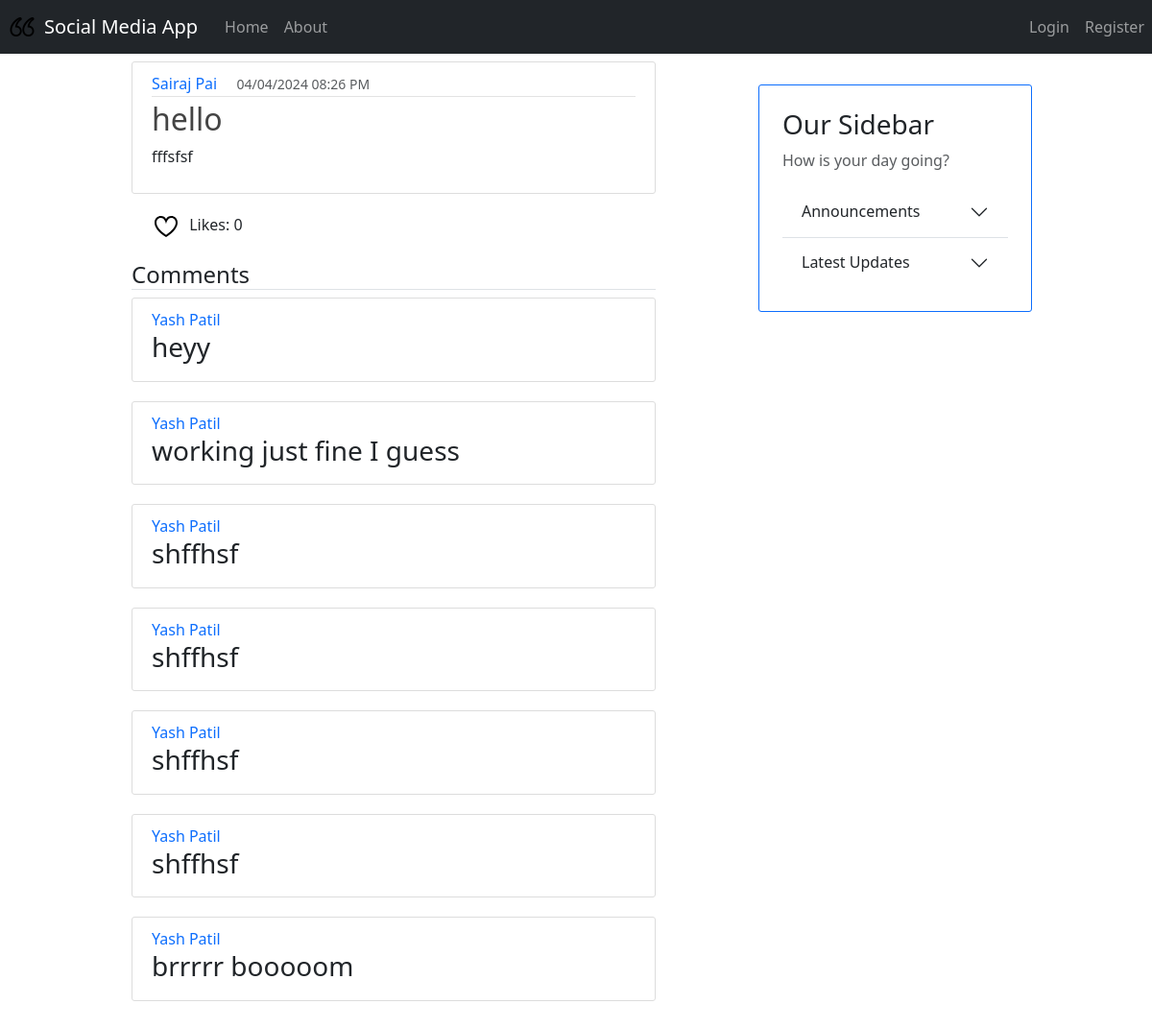
/post/1, run on the app's committed database.
### models.py (models this page shows, shortened)
class Base(DeclarativeBase): # pylint: disable=too-few-public-methods
    pass

class User(Base, UserMixin): # pylint: disable=too-few-public-methods
    __tablename__ = "user_account"
    username: Mapped[str] = mapped_column(primary_key=True)
    fullname: Mapped[str] = mapped_column(nullable=False)
    email: Mapped[str] = mapped_column(nullable=False, unique=True)
    password: Mapped[str] = mapped_column(nullable=False)
    profile_pic_url: Mapped[Optional[str]] = mapped_column(default="user.png")
    posts: Mapped[List["Posts"]] = relationship(back_populates="owner")

class Posts(Base): # pylint: disable=too-few-public-methods
    __tablename__ = "posts"
    id: Mapped[int] = mapped_column(primary_key=True)
    title: Mapped[str] = mapped_column(nullable=False)
    text: Mapped[str] = mapped_column(nullable=False)
    image: Mapped[Optional[str]] = mapped_column()
    likes: Mapped[List["Likes"]] = relationship(back_populates="post")
    timestamp: Mapped[int] = mapped_column(nullable=False)
    owner_id: Mapped[str] = mapped_column(ForeignKey("user_account.username"))
    owner: Mapped["User"] = relationship(back_populates="posts")
    comments: Mapped[List["Comments"]] = relationship(back_populates="post")
    no_of_likes = column_property(
        select(func.count(Likes.id))
        .where(Likes.liked_post_id == id)
        .scalar_subquery()
    )

class Comments(Base): # pylint: disable=too-few-public-methods
    __tablename__ = "comments"
    id: Mapped[int] = mapped_column(primary_key=True)
    text: Mapped[str] = mapped_column(nullable=False)
    creator_id: Mapped[str] = mapped_column(ForeignKey("user_account.username"))
    created_by: Mapped["User"] = relationship()
    post_id: Mapped[int] = mapped_column(ForeignKey("posts.id"))
    post: Mapped["Posts"] = relationship()

### app.py (the view)
@app.route("/post/<int:post_id>", methods=['GET', 'POST'])
def post(post_id):
    post = db.session.execute(db.select(Posts).where(Posts.id == post_id)).scalar_one_or_none()
    tz = timezone("Asia/Kolkata")
    comment = db.session.execute(db.select(Comments).where(id == post_id)).scalars()
    if current_user.is_authenticated:
        has_liked = db.session.execute(select(Likes)
                                       .where(Likes.liked_by_id == current_user.username)
                                       .where(Likes.liked_post_id == post_id)
                                       ).scalar_one_or_none()
        form = CommentForm()
        if form.validate_on_submit() :
            comment = Comments(
                        text=form.text.data,
                        created_by=current_user,
                        post_id = post_id,
                        )
            db.session.add(comment)
            post.comments.append(comment)
            comment.created_by = current_user
            db.session.commit()
            for comment in post.comments:
                print(comment)
            flash('Comment Created!', 'success')
        return render_template('post.html', post=post,datetime=datetime,comments=post.comments,form=form,tz=tz, has_liked=has_liked)
    else:
        return render_template('post.html', post=post,datetime=datetime,comments=post.comments,form=None,tz=tz)

### templates/post.html (shortened to what this page needs)
{% extends "layout.html" %}
{% block content %}
<article class="media content-section">
    <div class="media-body">
        <div class="article-metadata">
            <a class="text-decoration-none me-3" href="#">{{ post.owner.fullname }}</a>
              <small class="text-muted">{{ datetime.fromtimestamp(post.timestamp, tz=tz).strftime('%d/%m/%Y %I:%M %p') }}</small>
        </div>
            <h2 class="article-title">{{ post.title }}</h2>
            <p class="article-content">{{ post.text }}</p>
    </div>
</article>
    <div class="mt-2 mb-4 ms-4">
        <div class="button" onclick="location.href='{{ url_for('like_post', post_id=post.id) }}';">
            {% if has_liked %}
                <img src="{{ url_for('static', filename='liked.svg') }}" class="me-2 likeButton">
            {% else %}
                <img src="{{ url_for('static', filename='notliked.svg') }}" class="me-2 likeButton">
            {% endif %}
            Likes: {{ post.no_of_likes }}
        </div>
    </div>
        <div class="media-body">
        <h4 class="border-bottom mt-4">Comments</h4>
        {% for comment in comments %}
            <div class="media content-section">
                <div class="media-body">
                    <a class="text-decoration-none" href="#"> {{ comment.created_by.fullname }}</a>
                    <h3>{{ comment.text }}</h3>
                </div>
            </div>
        {% endfor %}
    </div>
<br>
{% endblock %}

### templates/layout.html (shortened to what this page needs)
<!DOCTYPE html>
<html lang="en">
<head>
    <link href="https://cdn.jsdelivr.net/npm/bootstrap@5.3.3/dist/css/bootstrap.min.css" rel="stylesheet">
    <link rel="stylesheet" type="text/css" href="{{ url_for('static', filename='main.css') }}">
</head>
<body>
    <nav class="navbar navbar-expand-md navbar-dark bg-dark mb-2">
         <img src="{{ url_for('static', filename='icon.png') }}" width="30" height="30" class="d-inline-block align-top me-2 ms-2" alt="App Icon">
        <a class="navbar-brand mx-auto" href="#">Social Media App</a>
        <div class="collapse navbar-collapse" id="navbarNav">
            <ul class="navbar-nav">
                <li class="nav-item active">
                    <a class="nav-link" href="{{ url_for('home') }}">Home </a>
                </li>
                <li class="nav-item">
                    <a class="nav-link" href="{{ url_for('about') }}">About</a>
                </li>
            </ul>
            <ul class="navbar-nav ms-auto">
                {% if not current_user.is_authenticated %}
                    <li class="nav-item">
                        <a class="nav-link" href="{{ url_for('login') }}">Login</a>
                    </li>
                    <li class="nav-item">
                        <a class="nav-link" href="{{ url_for('register') }}">Register</a>
                    </li>
                {% endif %}
            </ul>
        </div>
    </nav>
    <div class="container">
        <div class="row align-items-start">
            <div class="col-md-6 offset-md-1 col-12">
                {% block content %}
                {% endblock %}
            </div>
            <div class="col-md-3 offset-md-1 col-10 offset-1 p-4 mt-4 border border-primary content-section">
                <div class="sidebar">
                    <h3>Our Sidebar</h3>
                    <p class='text-muted'>How is your day going?</p>
                    <div class="accordion accordion-flush" id="accordionFlushExample">
                        <div class="accordion-item">
                            <h2 class="accordion-header" id="flush-headingOne">
                                <button class="accordion-button collapsed" type="button" data-bs-toggle="collapse" data-bs-target="#flush-collapseOne" aria-expanded="false" aria-controls="flush-collapseOne">
                                    Announcements
                                </button>
                            </h2>
                        </div>
                        <div class="accordion-item">
                            <h2 class="accordion-header" id="flush-headingTwo">
                                <button class="accordion-button collapsed" type="button" data-bs-toggle="collapse" data-bs-target="#flush-collapseTwo" aria-expanded="false" aria-controls="flush-collapseTwo">
                                    Latest Updates
                                </button>
                            </h2>
                        </div>
                    </div>
                </div>
            </div>
        </div>
    </div>
</body>
</html>

### static/main.css (style rules this page uses)
.content-section { background: #ffffff; padding: 10px 20px; border: 1px solid #dddddd; border-radius: 8px; margin-bottom: 20px; }
#navbarNav { padding-left: 20px; }
.content-section { background: #ffffff; padding: 10px 20px; border: 1px solid #dddddd; border-radius: 3px; margin-bottom: 20px; }
.article-title { color: #444444; }
.article-content { white-space: pre-line; }
.article-metadata { padding-bottom: 1px; margin-bottom: 4px; border-bottom: 1px solid #e3e3e3 }

### data on the page
User: owner.fullname "Sairaj Pai"
Posts: fromtimestamp "04/04/2024 08:26 PM", title "hello", text "fffsfsf"
Comments: created_by.fullname "Yash Patil", text "heyy"
Comments: created_by.fullname "Yash Patil", text "working just fine I guess"
Comments: created_by.fullname "Yash Patil", text "shffhsf"
Comments: created_by.fullname "Yash Patil", text "shffhsf"
Comments: created_by.fullname "Yash Patil", text "shffhsf"
Comments: created_by.fullname "Yash Patil", text "shffhsf"
Comments: created_by.fullname "Yash Patil", text "brrrrr booooom"

### other printed values
{{ post.no_of_likes }} "0"
